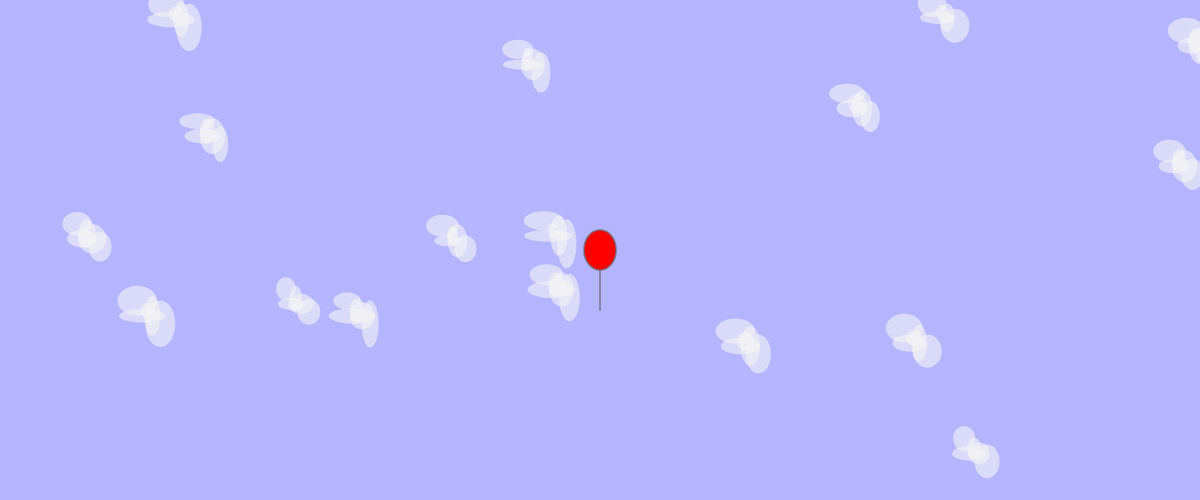
Frame 1 (no input)
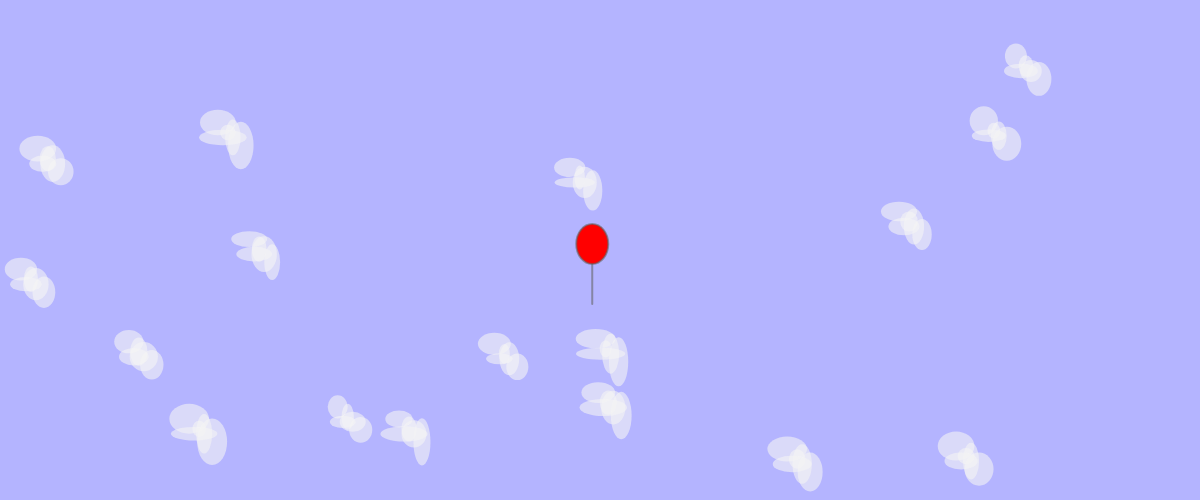
Frame 60 (no input)
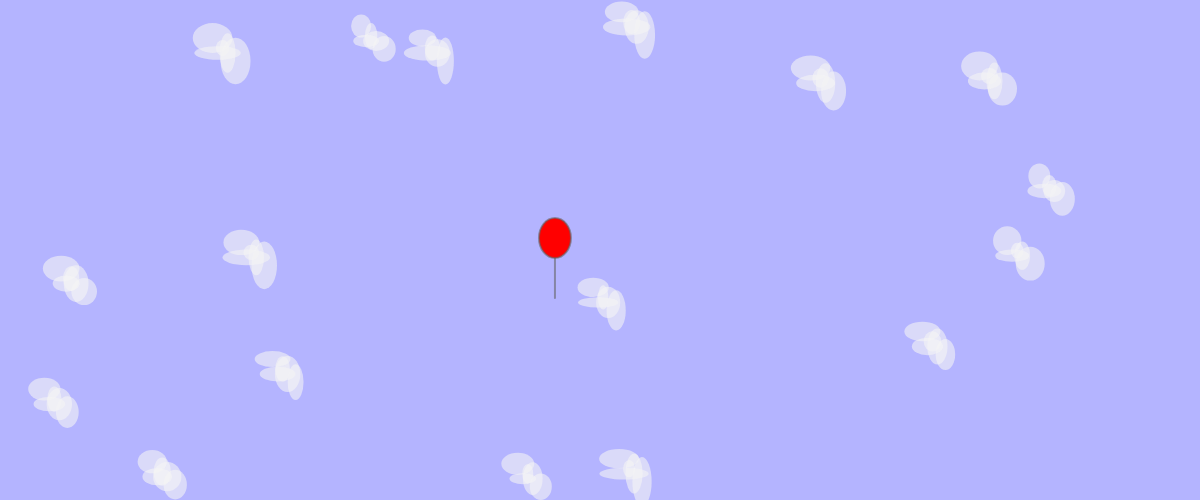
Frame 120 (the mouse pressed at the canvas centre since frame 60)

The p5.js sketch that drew these frames (run headless with seeded random() and noise() and a simulated clock; from frame 60 on, the mouse is pressed at the canvas centre):

// p5.js sketch
// ── sketch.js
var bln;
var clouds = [];
var time;

var wind;

function setup() {
    createCanvas(windowWidth,500);
    
    for(var i = 0; i < 17; i++){
        clouds[i] = new Cloud();
    }
    
    bln = new Balloon();
    
    time = 0;
}

function draw() {
    background(180, 180, 255);
    
    
    wind = createVector(map(noise(time),0,1,-0.5,0.5),-0.0001);
    
    bln.applyForce(wind);
    bln.update();
    bln.display();
    bln.checkEdges();
    
    wind.mult(0.1);
    
    for(var i = 0; i < clouds.length; i++) {
        clouds[i].display();
        clouds[i].update();
        clouds[i].checkEdges();
        clouds[i].applyForce(wind);
    }
    
    time+=0.1;
}
// ── balloon.js
function Balloon() {
    this.loc = createVector(width/2, height/2);
    this.vel = createVector(0,0);
    this.acc = createVector(0, -0.1);
    this.mass = 10;
    
    this.topspeed = 3;
    
    this.applyForce = function(force) {
        this.f = p5.Vector.div(force, this.mass);
        this.acc.add(this.f);
    }
    
    this.update = function() {
        this.vel.add(this.acc);
        this.vel.limit(this.topspeed);
        this.loc.add(this.vel);
        this.acc.mult(0);
    }
    
    this.display = function() {
        stroke(100,150);
        strokeWeight(2);
        fill(255,0,0);
        
        line(this.loc.x, this.loc.y, this.loc.x, this.loc.y+60);
        ellipse(this.loc.x, this.loc.y, 32, 40);
    }
    
    this.checkEdges = function() {
        if(this.loc.x > width) {
            this.loc.x = 0;
        } else if(this.loc.x < 0) {
            this.loc.x = width;
        }
        
        if(this.loc.y <= 60) {
            this.vel.y = 0;
        }
    }
}
// ── cloud.js
function Cloud() {
    this.loc = createVector(random(width), random(height));
    this.vel = createVector(0,0);
    this.acc = createVector(1,2);
    this.topspeed = 3;
    
    this.c1 = random(10,20);
    this.c2 = random(15,30);
    this.c3 = random(20,40);
    this.c4 = random(15,30);
    this.c5 = random(25,50);
    
    this.applyForce = function(force) {
        this.f = p5.Vector.div(force, this.mass);
        this.acc.add(this.f);
    }
    
    this.update = function() {
        this.vel.add(this.acc);
        this.vel.limit(this.topspeed);
        this.loc.add(this.vel);
        this.acc.mult(0);
    }
    
    this.display = function() {
        noStroke();
        fill(245,150);
        
        ellipse(this.loc.x, this.loc.y, this.c1, this.c2);
        ellipse(this.loc.x+5, this.loc.y+5, this.c2, this.c3);
        ellipse(this.loc.x-10, this.loc.y-10, this.c3, this.c4);
        ellipse(this.loc.x+13, this.loc.y+13, this.c4, this.c5);
        ellipse(this.loc.x-5, this.loc.y+5, this.c5, this.c1);
    }
    
    this.checkEdges = function() {
        if(this.loc.x > width) {
            this.loc.x = 0;
        } else if(this.loc.x < 0) {
            this.loc.x = width;
        }
        
        if(this.loc.y < 0) {
            this.loc.y = height;
        } else if(this.loc.y > height) {
            this.loc.y = 0;
        }
    }
}
